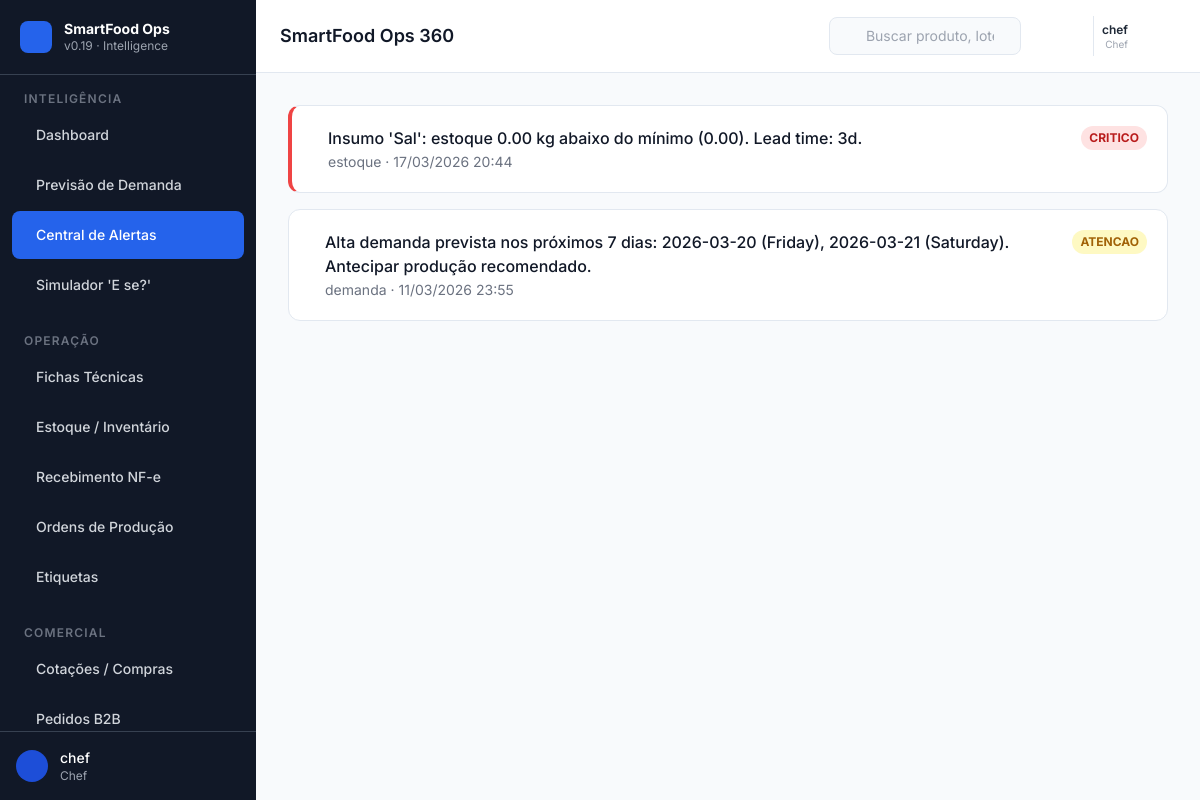
/intelligence/alerts (signed in), run on the app's committed database.
### models.py (models this page shows)
class TimestampMixin:
    created_at = Column(DateTime(timezone=True), server_default=func.now())
    updated_at = Column(DateTime(timezone=True), onupdate=func.now())

class SystemAlert(Base, TimestampMixin):
    __tablename__ = "system_alerts"
    id = Column(GUID(), primary_key=True, default=uuid.uuid4)
    tipo = Column(String)
    categoria = Column(String)  # financeiro|estoque|producao|capacidade|demanda|comercial|qualidade
    produto_id = Column(GUID(), ForeignKey("products.id"), nullable=True)
    supply_id = Column(GUID(), ForeignKey("supplies.id"), nullable=True)
    ingredient_id = Column(GUID(), ForeignKey("ingredients.id"), nullable=True)  # REQ-04: rastreabilidade de alertas de insumo
    mensagem = Column(Text)
    severidade = Column(String)  # critico|atencao|info
    status = Column(String)  # ativo|resolvido|snoozed
    resolvido_em = Column(DateTime)
    snoozed_until = Column(DateTime, nullable=True)
    last_notified_at = Column(DateTime, nullable=True)

### routers/ui_dashboard.py (the view)
@router.get("/intelligence/alerts", response_class=HTMLResponse)
def alerts_page(request: Request, db: Session = Depends(get_db), _=AdminOrChef):
    from models import SystemAlert
    alertas = (
        db.query(SystemAlert)
        .filter(SystemAlert.status == "ativo")
        .order_by(SystemAlert.created_at.desc())
        .limit(100)
        .all()
    )
    return templates.TemplateResponse(
        "intelligence/alerts.html",
        _ctx(request, alertas=alertas),
    )

### templates/intelligence/alerts.html (shortened to what this page needs)
{% extends "base.html" %}
{% block content %}
<div class="space-y-4">
  {% if alertas %}
    {% for a in alertas %}
    <div class="bg-white rounded-xl border border-slate-200 p-5 flex items-start gap-4
                {% if a.severidade == 'critico' %}border-l-4 border-l-red-500{% endif %}">
      <div class="flex-1 min-w-0">
        <p class="font-medium text-gray-900">{{ a.mensagem or a.tipo }}</p>
        <p class="text-sm text-gray-500 mt-0.5">{{ a.categoria }} · {{ a.created_at.strftime('%d/%m/%Y %H:%M') if a.created_at else "" }}</p>
      </div>
      <span class="shrink-0 text-xs font-bold px-2 py-1 rounded-full
                   {% if a.severidade == 'critico' %}bg-red-100 text-red-700
                   {% elif a.severidade == 'atencao' %}bg-yellow-100 text-yellow-700
                   {% else %}bg-blue-100 text-blue-700{% endif %}">
        {{ (a.severidade or "info") | upper }}
      </span>
    </div>
    {% endfor %}
  {% endif %}
</div>
{% endblock %}

### templates/base.html (shortened to what this page needs)
<!DOCTYPE html>
<html lang="pt-BR" x-data="appState()" x-init="init()">
<head>
  <script src="https://cdn.tailwindcss.com"></script>
  <link rel="stylesheet" href="https://cdn.jsdelivr.net/npm/nprogress@0.2.0/nprogress.css" />
</head>
<body class="bg-slate-50 text-gray-800 antialiased"
      hx-boost="true">
  <div class="flex h-screen overflow-hidden" :class="{ 'pt-8': isOffline }">
    {% include "includes/sidebar.html" %}
    <div class="flex-1 flex flex-col overflow-hidden min-w-0">
      {% include "includes/topbar.html" %}
      <main id="main-content"
            class="flex-1 overflow-y-auto p-4 md:p-6 lg:p-8">
        {% block content %}{% endblock %}
      </main>
    </div>
  </div>
</body>
</html>

### templates/includes/sidebar.html (shortened to what this page needs)
<aside id="sidebar"
       :class="sidebarOpen ? 'translate-x-0' : '-translate-x-full md:translate-x-0'"
       class="fixed md:relative z-40 w-64 h-full bg-gray-900 text-white
              flex flex-col transition-transform duration-300 ease-in-out shrink-0">
  <div class="flex items-center gap-3 px-5 py-5 border-b border-gray-700">
    <div class="w-8 h-8 bg-blue-600 rounded-lg flex items-center justify-center shrink-0">
    </div>
    <div class="min-w-0">
      <p class="font-bold text-sm leading-tight text-white truncate">SmartFood Ops</p>
      <p class="text-xs text-gray-400 truncate">v0.19 · Intelligence</p>
    </div>
  </div>
  <nav class="flex-1 overflow-y-auto py-4 px-3 space-y-6" aria-label="Navegação principal">
    {% macro nav_item(label, icon, url, badge=None) %}
    <a href="{{ url }}"
       hx-get="{{ url }}"
       hx-target="#main-content"
       hx-select="#main-content"
       hx-swap="innerHTML"
       hx-push-url="true"
       @click="activeNav = '{{ url }}'; if(window.innerWidth < 768) sidebarOpen = false"
       :class="activeNav === '{{ url }}' || activeNav.startsWith('{{ url }}/') ?
                 'bg-blue-600 text-white' :
                 'text-gray-300 hover:bg-gray-800 hover:text-white'"
       class="flex items-center gap-3 px-3 py-2.5 rounded-lg text-sm font-medium
              transition-colors duration-150 group min-h-[48px]"
       aria-label="{{ label }}">
      <span class="truncate flex-1">{{ label }}</span>
    </a>
    {% endmacro %}
    {% macro nav_section(title) %}
    <p class="px-3 text-xs font-semibold text-gray-500 uppercase tracking-widest mb-1">
      {{ title }}
    </p>
    {% endmacro %}
    {% set perfil = request.session.get('user_perfil', '') %}
    {% if perfil in ('admin', 'chef') %}
    <div>
      {{ nav_section("Inteligência") }}
      <div class="space-y-0.5">
        {{ nav_item("Dashboard",             "squares-four",   "/dashboard") }}
        {{ nav_item("Previsão de Demanda",   "chart-line-up",  "/intelligence/forecast") }}
        {{ nav_item("Central de Alertas",    "bell-ringing",   "/intelligence/alerts") }}
        {{ nav_item("Simulador 'E se?'",     "flask",          "/intelligence/simulator") }}
      </div>
    </div>
    <div>
      {{ nav_section("Operação") }}
      <div class="space-y-0.5">
        {{ nav_item("Fichas Técnicas",       "notebook",       "/operations/bom") }}
        {{ nav_item("Estoque / Inventário",  "package",        "/operations/inventory") }}
        {{ nav_item("Recebimento NF-e",      "truck",          "/operations/receiving") }}
        {{ nav_item("Ordens de Produção",    "factory",        "/operations/production") }}
        {{ nav_item("Etiquetas",             "tag",            "/operations/labels") }}
      </div>
    </div>
    <div>
      {{ nav_section("Comercial") }}
      <div class="space-y-0.5">
        {{ nav_item("Cotações / Compras",    "shopping-cart",    "/commercial/purchasing") }}
        {{ nav_item("Pedidos B2B",           "clipboard-text",   "/commercial/orders") }}
      </div>
    </div>
    {% endif %}
  </nav>
  <div class="px-4 py-4 border-t border-gray-700">
    <div class="flex items-center gap-3">
      <div class="w-8 h-8 bg-blue-700 rounded-full flex items-center justify-center shrink-0">
      </div>
      <div class="min-w-0">
        <p class="text-sm font-medium text-white truncate">{{ request.session.get('user_nome', 'Utilizador') }}</p>
        <p class="text-xs text-gray-400 truncate capitalize">{{ request.session.get('user_perfil', '') }}</p>
      </div>
    </div>
  </div>
</aside>

### templates/includes/topbar.html (shortened to what this page needs)
<header class="bg-white border-b border-slate-200 px-4 md:px-6 py-3
               flex items-center gap-3 shrink-0 z-20 sticky top-0">
  <div class="flex-1 min-w-0">
    <h1 id="page-title"
        class="text-base md:text-lg font-semibold text-gray-900 truncate">
      {% block page_title %}SmartFood Ops 360{% endblock %}
    </h1>
  </div>
  <div class="hidden lg:flex items-center"
       x-data="{ searchOpen: false }">
    <div :class="searchOpen ? 'w-72' : 'w-48'"
         class="relative transition-all duration-200">
      <input type="search"
             placeholder="Buscar produto, lote, cliente..."
             class="w-full pl-9 pr-3 py-2 text-sm bg-slate-50 border border-slate-200
                    rounded-lg placeholder-gray-400 focus:outline-none focus:ring-2
                    focus:ring-blue-500 focus:border-transparent"
             @focus="searchOpen = true"
             @blur="searchOpen = false"
             aria-label="Busca global" />
    </div>
  </div>
  <div class="relative" x-data="{ alertsOpen: false }">
    <button @click="alertsOpen = !alertsOpen"
            @keydown.escape="alertsOpen = false"
            class="relative p-2 text-gray-500 hover:text-gray-800 hover:bg-slate-100
                   rounded-lg transition-colors min-h-[48px] min-w-[48px]
                   flex items-center justify-center"
            aria-label="Alertas ativos"
            aria-haspopup="true"
            :aria-expanded="alertsOpen">
    </button>
  </div>
  {% set session_nome = request.session.get('user_nome', '') %}
  {% if session_nome %}
  <div class="flex items-center gap-2 pl-2 border-l border-slate-200">
    <div class="hidden sm:flex flex-col items-end leading-tight">
      <span class="text-xs font-semibold text-gray-800">{{ session_nome }}</span>
      <span class="text-[10px] text-gray-400 capitalize">{{ request.session.get('user_perfil', '') }}</span>
    </div>
    <a href="/logout"
       class="p-2 text-gray-500 hover:text-red-600 hover:bg-red-50 rounded-lg transition-colors
              min-h-[40px] min-w-[40px] flex items-center justify-center"
       title="Terminar sessão"
       aria-label="Terminar sessão">
    </a>
  </div>
  {% endif %}
</header>

### templates/base.html (style rules this page uses)
body { font-family: 'Inter', system-ui, sans-serif; }
#main-content { scroll-behavior: smooth; }

### data on the page
SystemAlert: mensagem "Insumo 'Sal': estoque 0.00 kg abaixo do mínimo (0.00). Lead time: 3d.", categoria "estoque", created_at "17/03/2026 20:44", severidade "CRITICO"
SystemAlert: mensagem "Alta demanda prevista nos próximos 7 dias: 2026-03-20 (Friday), 2026-03-21 (Saturday). Antecipar produção recomendado.", categoria "demanda", created_at "11/03/2026 23:55", severidade "ATENCAO"

### other printed values
{{ title }} "INTELIGÊNCIA OPERAÇÃO COMERCIAL"
{{ label }} "Dashboard Previsão de Demanda Central de Alertas Simulador 'E se?' Fichas Técnicas Estoque / Inventário Recebimento NF-e Ordens de Produção Etiquetas Cotações / Compras Pedidos B2B"
{{ request.session.get('user_nome', 'Utilizador') }} "chef"
{{ request.session.get('user_perfil', '') }} "Chef"
{{ session_nome }} "chef"
